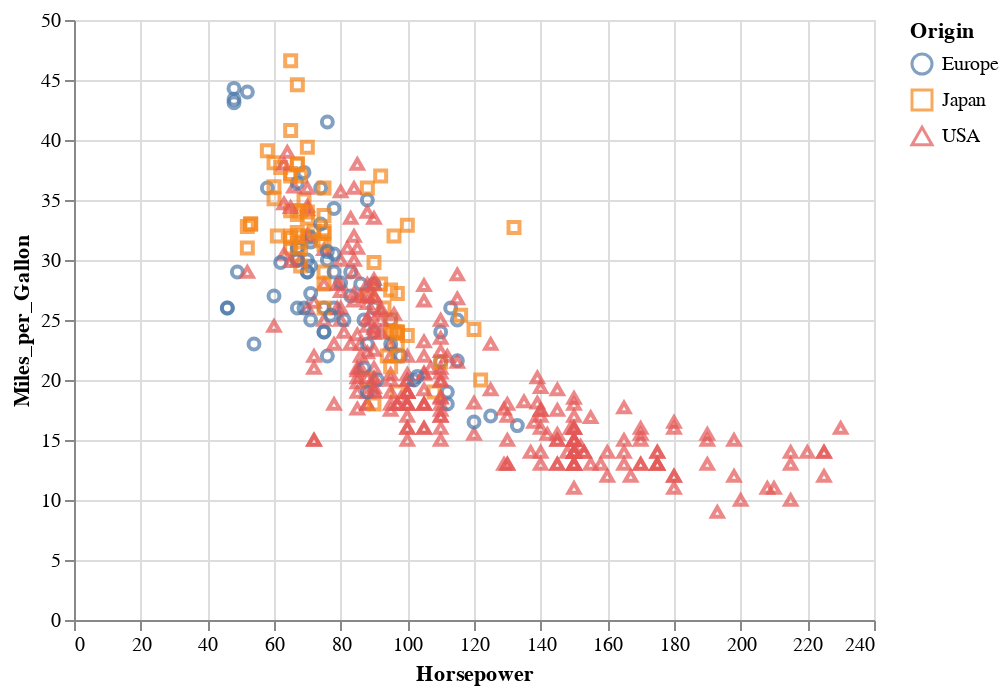

Here is the notebook cell this chart was saved with:
### Markdown cell above
So this documentation is telling us that sort (which is actually another Altair class [https://altair-viz.github.io/user_guide/generated/core/altair.Sort.html#altair.Sort](https://altair-viz.github.io/user_guide/generated/core/altair.Sort.html#altair.Sort)) can be used on any encoded field. So what's an encoded field? 

Well Altair has the following documentation https://altair-viz.github.io/user_guide/encoding.html
![encodings](images/encodings.png)

### Code cell
### This is the graph it's referencing above ☝🏽
cars = vega_data.cars()

alt.Chart(cars).mark_point().encode(
    x='Horsepower',
    y='Miles_per_Gallon',
    color='Origin',
    shape='Origin'
)

### Figure 1 — Vega-Lite specification as saved in the notebook (floating-point values rounded to 4 significant figures; data arrays with more than 128 entries replaced by an {"elided": "..."} marker saying what was removed)
{"config": {"view": {"continuousWidth": 400, "continuousHeight": 300}}, "data": {"name": "data-f02450ab61490a1363517a0190416235"}, "mark": "point", "encoding": {"color": {"type": "nominal", "field": "Origin"}, "shape": {"type": "nominal", "field": "Origin"}, "x": {"type": "quantitative", "field": "Horsepower"}, "y": {"type": "quantitative", "field": "Miles_per_Gallon"}}, "$schema": "https://vega.github.io/schema/vega-lite/v4.8.1.json", "datasets": {"data-f02450ab61490a1363517a0190416235": {"elided": "406 records"}}}
